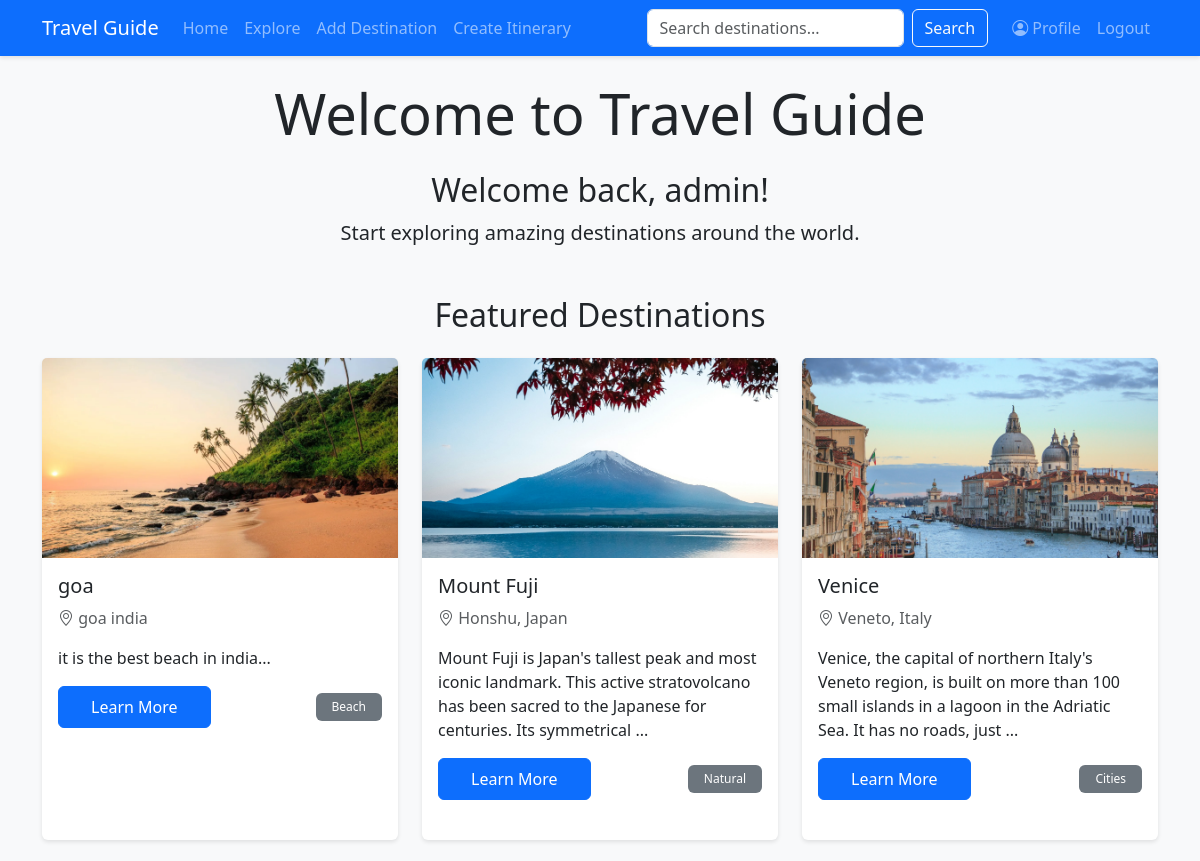
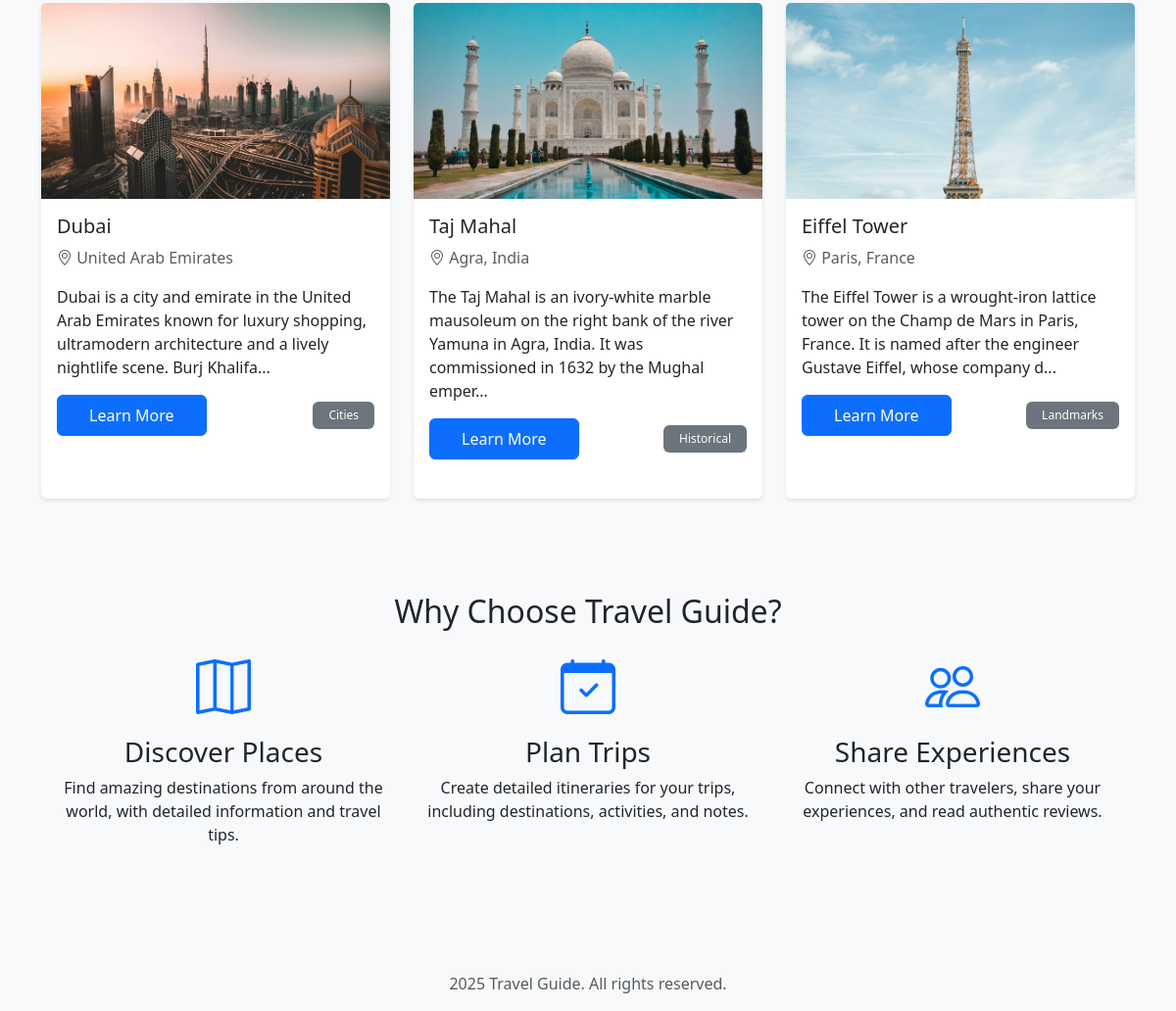
Screenshot of / (signed in) with the database file from the repository (2 pictures, top to bottom).
### app.py (models this page shows)
class User(UserMixin, db.Model):
    id = db.Column(db.Integer, primary_key=True)
    username = db.Column(db.String(80), unique=True, nullable=False)
    email = db.Column(db.String(120), unique=True, nullable=False)
    password_hash = db.Column(db.String(120), nullable=False)
    profile_picture = db.Column(db.String(200))
    bio = db.Column(db.Text)
    destinations = db.relationship('Destination', backref='author', lazy=True)
    reviews = db.relationship('Review', backref='author', lazy=True)
    favorites = db.relationship('Favorite', backref='user', lazy=True)

class Destination(db.Model):
    id = db.Column(db.Integer, primary_key=True)
    name = db.Column(db.String(100), nullable=False)
    description = db.Column(db.Text, nullable=False)
    location = db.Column(db.String(100), nullable=False)
    category = db.Column(db.String(50), nullable=False)  # Categories: Beach, Mountain, Cities, Cultural, Nature, Historical, Landmarks
    image = db.Column(db.String(200))
    latitude = db.Column(db.Float)
    longitude = db.Column(db.Float)
    created_at = db.Column(db.DateTime, default=datetime.utcnow)
    user_id = db.Column(db.Integer, db.ForeignKey('user.id'), nullable=False)
    reviews = db.relationship('Review', backref='destination', lazy=True)
    favorites = db.relationship('Favorite', backref='destination', lazy=True)
    CATEGORIES = ['Beach', 'Mountain', 'Cities', 'Cultural', 'Natural', 'Historical', 'Landmarks']

### app.py (the view)
@app.route('/')
def index():
    featured_destinations = Destination.query.order_by(Destination.created_at.desc()).limit(6).all()
    return render_template('index.html', destinations=featured_destinations)

### app.py (called while the page is built)
@login_manager.user_loader
def load_user(user_id):
    return User.query.get(int(user_id))

### templates/index.html (shortened to what this page needs)
{% extends "base.html" %}
{% block content %}
<div class="text-center mb-5">
    <h1 class="display-4 mb-4">Welcome to Travel Guide</h1>
    {% if current_user.is_authenticated %}
        <h2>Welcome back, {{ current_user.username }}!</h2>
        <p class="lead">Start exploring amazing destinations around the world.</p>
    {% else %}
        <p class="lead">Join our community to discover amazing destinations!</p>
        <div class="mt-4">
            <a href="{{ url_for('login') }}" class="btn btn-primary me-2">Login</a>
            <a href="{{ url_for('register') }}" class="btn btn-outline-primary">Register</a>
        </div>
    {% endif %}
</div>
<section class="featured-destinations">
    <h2 class="text-center mb-4">Featured Destinations</h2>
    <div class="row g-4">
        {% for destination in destinations %}
        <div class="col-md-4">
            <div class="card h-100">
                {% if destination.image %}
                <img src="{{ url_for('static', filename='uploads/' + destination.image) }}" class="card-img-top" alt="{{ destination.name }}">
                {% else %}
                <img src="{{ url_for('static', filename='img/placeholder.jpg') }}" class="card-img-top" alt="Placeholder">
                {% endif %}
                <div class="card-body">
                    <h5 class="card-title">{{ destination.name }}</h5>
                    <p class="card-text text-muted"><i class="bi bi-geo-alt"></i> {{ destination.location }}</p>
                    <p class="card-text">{{ destination.description[:150] }}...</p>
                    <div class="d-flex justify-content-between align-items-center">
                        <a href="{{ url_for('destination_detail', id=destination.id) }}" class="btn btn-primary">Learn More</a>
                        <span class="badge bg-secondary">{{ destination.category }}</span>
                    </div>
                </div>
            </div>
        </div>
        {% endfor %}
    </div>
</section>
<section class="features mt-5 py-5 bg-light">
    <div class="container">
        <h2 class="text-center mb-4">Why Choose Travel Guide?</h2>
        <div class="row g-4">
            <div class="col-md-4">
                <div class="text-center">
                    <i class="bi bi-map display-4 text-primary"></i>
                    <h3 class="mt-3">Discover Places</h3>
                    <p>Find amazing destinations from around the world, with detailed information and travel tips.</p>
                </div>
            </div>
            <div class="col-md-4">
                <div class="text-center">
                    <i class="bi bi-calendar-check display-4 text-primary"></i>
                    <h3 class="mt-3">Plan Trips</h3>
                    <p>Create detailed itineraries for your trips, including destinations, activities, and notes.</p>
                </div>
            </div>
            <div class="col-md-4">
                <div class="text-center">
                    <i class="bi bi-people display-4 text-primary"></i>
                    <h3 class="mt-3">Share Experiences</h3>
                    <p>Connect with other travelers, share your experiences, and read authentic reviews.</p>
                </div>
            </div>
        </div>
    </div>
</section>
{% endblock %}

### static/css/style.css (style rules this page uses)
body { background-color: #f8f9fa; min-height: 100vh; display: flex; flex-direction: column; }
.card { box-shadow: 0 4px 6px rgba(0,0,0,.1); border: none; box-shadow: 0 2px 4px rgba(0, 0, 0, 0.1); transition: transform 0.2s, box-shadow 0.2s; }
.card-img-top { height: 200px; object-fit: cover; }
.btn-primary { padding: 0.5rem 2rem; }
.featured-destinations .card { margin-bottom: 1.5rem; }
.badge { padding: 0.5rem 1rem; font-weight: 500; }

### rows the page displays
User: username "admin"
Destination: image (picture), name "goa", location "goa india", description "it is the best beach in india", category "Beach"
Destination: image (picture), name "Mount Fuji", location "Honshu, Japan", description "Mount Fuji is Japan's tallest peak and most iconic landmark. This active stratovolcano has been sacred to the Japanese for centuries. Its symmetrical", category "Natural"
Destination: image (picture), name "Venice", location "Veneto, Italy", description "Venice, the capital of northern Italy's Veneto region, is built on more than 100 small islands in a lagoon in the Adriatic Sea. It has no roads, just", category "Cities"
Destination: image (picture), name "Dubai", location "United Arab Emirates", description "Dubai is a city and emirate in the United Arab Emirates known for luxury shopping, ultramodern architecture and a lively nightlife scene. Burj Khalifa", category "Cities"
Destination: image (picture), name "Taj Mahal", location "Agra, India", description "The Taj Mahal is an ivory-white marble mausoleum on the right bank of the river Yamuna in Agra, India. It was commissioned in 1632 by the Mughal emper", category "Historical"
Destination: image (picture), name "Eiffel Tower", location "Paris, France", description "The Eiffel Tower is a wrought-iron lattice tower on the Champ de Mars in Paris, France. It is named after the engineer Gustave Eiffel, whose company d", category "Landmarks"
